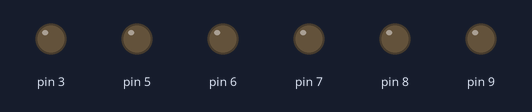
A sketch run on a simulated Arduino Uno, built with avr-gcc and run on an emulated ATmega328P. On the bench: output pins drawn as LEDs (lit = HIGH).

Above: at 0.1 s.
At 3.1 s:
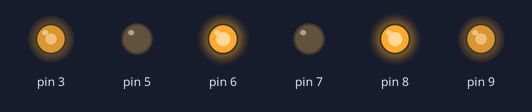
At 5.8 s:
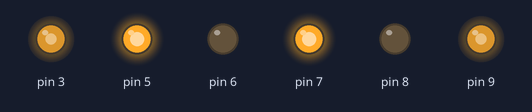
At 8.5 s:
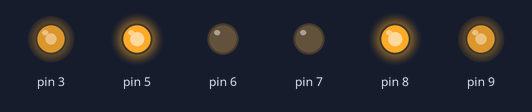
At 18.2 s:
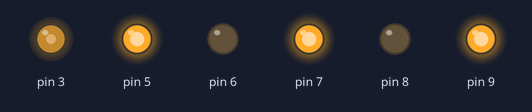
At 37.9 s:
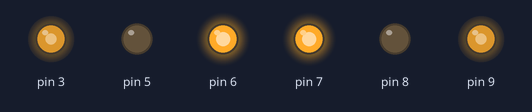
Timing chart, 0 to 40.0 s (numbered marks = the images above):
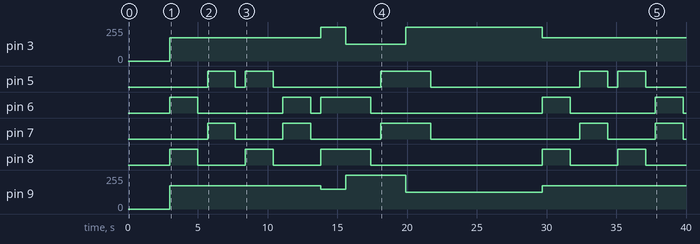

Measured:
- by itself, pin 3: 0/255 → 175/255 at 3.0 s, → 255/255 10.8 s later, → 125/255 1.8 s later, → 255/255 4.3 s later, … (5 changes in this stretch)
- by itself, pin 5: LOW → HIGH at 5.7 s, → LOW 2.0 s later, → HIGH 0.70 s later, → LOW 2.0 s later, … (10 changes in this stretch)
- by itself, pin 6: LOW → HIGH at 3.0 s, → LOW 2.0 s later, → HIGH 6.1 s later, → LOW 2.0 s later, … (10 changes in this stretch)
- by itself, pin 7: LOW → HIGH at 5.7 s, → LOW 2.0 s later, → HIGH 3.4 s later, → LOW 2.0 s later, … (10 changes in this stretch)
- by itself, pin 8: LOW → HIGH at 3.0 s, → LOW 2.0 s later, → HIGH 3.4 s later, → LOW 2.0 s later, … (10 changes in this stretch)
- by itself, pin 9: 0/255 → 175/255 at 3.0 s, → 150/255 10.8 s later, → 255/255 1.8 s later, → 125/255 4.3 s later, … (5 changes in this stretch)

The sketch:

motor_showcase.ino
```cpp
void forward(int POW){
  digitalWrite(8,HIGH);
  digitalWrite(7,LOW);
  digitalWrite(6,HIGH);
  digitalWrite(5,LOW);
  analogWrite(9,POW);
  analogWrite(3,POW);
}
void back(int POW){
  digitalWrite(8,LOW);
  digitalWrite(7,HIGH);
  digitalWrite(6,LOW);
  digitalWrite(5,HIGH);
  analogWrite(9,POW);
  analogWrite(3,POW);
}

void parar(){
  digitalWrite(8,LOW);
  digitalWrite(7,LOW);
  digitalWrite(6,LOW);
  digitalWrite(5,LOW);
}

void cturnl(int POW){
  digitalWrite(8,HIGH);
  digitalWrite(7,LOW);
  digitalWrite(6,LOW);
  digitalWrite(5,HIGH);
  analogWrite(9,POW);
  analogWrite(3,POW);
}


void cturnr(int POW){
  digitalWrite(8,LOW);
  digitalWrite(7,HIGH);
  digitalWrite(6,HIGH);
  digitalWrite(5,LOW);
  analogWrite(9,POW);
  analogWrite(3,POW);
}

void forwturn(int POWL,int POWR){
  digitalWrite(8,HIGH);
  digitalWrite(7,LOW);
  digitalWrite(6,HIGH);
  digitalWrite(5,LOW);
  analogWrite(9,POWL);
  analogWrite(3,POWR);
}
void backturn(int POWL,int POWR){
  digitalWrite(8,LOW);
  digitalWrite(7,HIGH);
  digitalWrite(6,LOW);
  digitalWrite(5,HIGH);
  analogWrite(9,POWL);
  analogWrite(3,POWR);
}
void setup() {
  pinMode(9,OUTPUT);
  pinMode(8,OUTPUT);
  pinMode(7,OUTPUT);
  pinMode(6,OUTPUT);
  pinMode(5,OUTPUT);
  pinMode(3,OUTPUT);

  digitalWrite(8,LOW);
  digitalWrite(7,LOW);
  digitalWrite(6,LOW);
  digitalWrite(5,LOW);
  // put your setup code here, to run once:

}

void loop() {
  // put your main code here, to run repeatedly:
  delay(3000);
  forward(175);
  delay(2000);
  parar();
  delay(700);
  back(175);
  delay(2000);
  parar();
  delay(700);
  cturnl(175);
  delay(2000);
  parar();
  delay(700);
  cturnr(175);
  delay(2000);
  parar();
  delay(700);
  forwturn(150,255);
  delay(1800);
  forwturn(255,125);
  delay(1800);
  parar();
  delay(700);
  backturn(255,125);
  delay(1800);
  backturn(125,255);
  delay(1800);
  parar();
  delay(5000);
}
```
